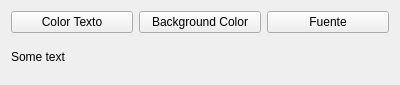
<?xml version="1.0" encoding="UTF-8"?>
<ui version="4.0">
 <class>Widget</class>
 <widget class="QWidget" name="Widget">
  <property name="geometry">
   <rect>
    <x>0</x>
    <y>0</y>
    <width>400</width>
    <height>85</height>
   </rect>
  </property>
  <property name="windowTitle">
   <string>Form</string>
  </property>
  <layout class="QVBoxLayout" name="verticalLayout">
   <item>
    <layout class="QHBoxLayout" name="horizontalLayout">
     <item>
      <widget class="QPushButton" name="text_color_button">
       <property name="text">
        <string>Color Texto</string>
       </property>
      </widget>
     </item>
     <item>
      <widget class="QPushButton" name="background_color_button">
       <property name="text">
        <string>Background Color</string>
       </property>
      </widget>
     </item>
     <item>
      <widget class="QPushButton" name="font_button">
       <property name="text">
        <string>Fuente</string>
       </property>
      </widget>
     </item>
    </layout>
   </item>
   <item>
    <widget class="QLabel" name="lbl_out">
     <property name="text">
      <string>Some text</string>
     </property>
    </widget>
   </item>
  </layout>
 </widget>
 <resources/>
 <connections/>
</ui>
